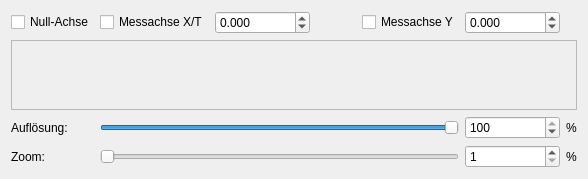
      <widget class="QWidget" name="pageMain">
       <layout class="QGridLayout" name="gridLayout_4">
        <item row="0" column="2">
         <widget class="QDoubleSpinBox" name="nbxMeasureAxesXVal">
          <property name="decimals">
           <number>3</number>
          </property>
          <property name="minimum">
           <double>-999999.000000000000000</double>
          </property>
          <property name="maximum">
           <double>999999.000000000000000</double>
          </property>
          <property name="singleStep">
           <double>0.100000000000000</double>
          </property>
         </widget>
        </item>
        <item row="3" column="5">
         <widget class="QSpinBox" name="nbxResolution">
          <property name="minimum">
           <number>1</number>
          </property>
          <property name="maximum">
           <number>100</number>
          </property>
          <property name="value">
           <number>100</number>
          </property>
         </widget>
        </item>
        <item row="4" column="6">
         <widget class="QLabel" name="label_6">
          <property name="text">
           <string>%</string>
          </property>
         </widget>
        </item>
        <item row="3" column="6">
         <widget class="QLabel" name="label_4">
          <property name="sizePolicy">
           <sizepolicy hsizetype="Fixed" vsizetype="Preferred">
            <horstretch>0</horstretch>
            <verstretch>0</verstretch>
           </sizepolicy>
          </property>
          <property name="text">
           <string>%</string>
          </property>
         </widget>
        </item>
        <item row="0" column="1">
         <widget class="QCheckBox" name="cbxShowMeasureAxesX">
          <property name="sizePolicy">
           <sizepolicy hsizetype="Fixed" vsizetype="Fixed">
            <horstretch>0</horstretch>
            <verstretch>0</verstretch>
           </sizepolicy>
          </property>
          <property name="text">
           <string>Messachse X/T</string>
          </property>
         </widget>
        </item>
        <item row="3" column="0">
         <widget class="QLabel" name="label_3">
          <property name="text">
           <string>Auflösung:</string>
          </property>
         </widget>
        </item>
        <item row="4" column="0">
         <widget class="QLabel" name="label_5">
          <property name="text">
           <string>Zoom:</string>
          </property>
         </widget>
        </item>
        <item row="0" column="5">
         <widget class="QDoubleSpinBox" name="nbxMeasureAxesYVal">
          <property name="decimals">
           <number>3</number>
          </property>
          <property name="minimum">
           <double>-999999.000000000000000</double>
          </property>
          <property name="maximum">
           <double>999999.000000000000000</double>
          </property>
          <property name="singleStep">
           <double>0.100000000000000</double>
          </property>
         </widget>
        </item>
        <item row="0" column="4">
         <widget class="QCheckBox" name="cbxShowMeasureAxesY">
          <property name="text">
           <string>Messachse Y</string>
          </property>
         </widget>
        </item>
        <item row="4" column="1" colspan="4">
         <widget class="QSlider" name="sbZoom">
          <property name="maximum">
           <number>100</number>
          </property>
          <property name="singleStep">
           <number>1</number>
          </property>
          <property name="orientation">
           <enum>Qt::Horizontal</enum>
          </property>
         </widget>
        </item>
        <item row="1" column="0" colspan="7">
         <widget class="QScrollArea" name="scrollArea">
          <property name="horizontalScrollBarPolicy">
           <enum>Qt::ScrollBarAsNeeded</enum>
          </property>
          <property name="widgetResizable">
           <bool>true</bool>
          </property>
          <widget class="QWidget" name="scrollAreaWidgetContents">
           <property name="geometry">
            <rect>
             <x>0</x>
             <y>0</y>
             <width>762</width>
             <height>401</height>
            </rect>
           </property>
           <layout class="QGridLayout" name="gridLayout_6">
            <item row="2" column="0" colspan="9">
             <layout class="QHBoxLayout" name="horizontalLayout"/>
            </item>
           </layout>
          </widget>
         </widget>
        </item>
        <item row="0" column="0">
         <widget class="QCheckBox" name="cbxShowNullAxis">
          <property name="text">
           <string>Null-Achse</string>
          </property>
         </widget>
        </item>
        <item row="3" column="1" colspan="4">
         <widget class="QSlider" name="sbResolution">
          <property name="minimum">
           <number>1</number>
          </property>
          <property name="maximum">
           <number>100</number>
          </property>
          <property name="value">
           <number>100</number>
          </property>
          <property name="orientation">
           <enum>Qt::Horizontal</enum>
          </property>
         </widget>
        </item>
        <item row="4" column="5">
         <widget class="QSpinBox" name="nbxZoom">
          <property name="minimum">
           <number>1</number>
          </property>
          <property name="maximum">
           <number>100</number>
          </property>
         </widget>
        </item>
        <item row="0" column="3">
         <spacer name="horizontalSpacer">
          <property name="orientation">
           <enum>Qt::Horizontal</enum>
          </property>
          <property name="sizeHint" stdset="0">
           <size>
            <width>40</width>
            <height>20</height>
           </size>
          </property>
         </spacer>
        </item>
       </layout>
      </widget>
